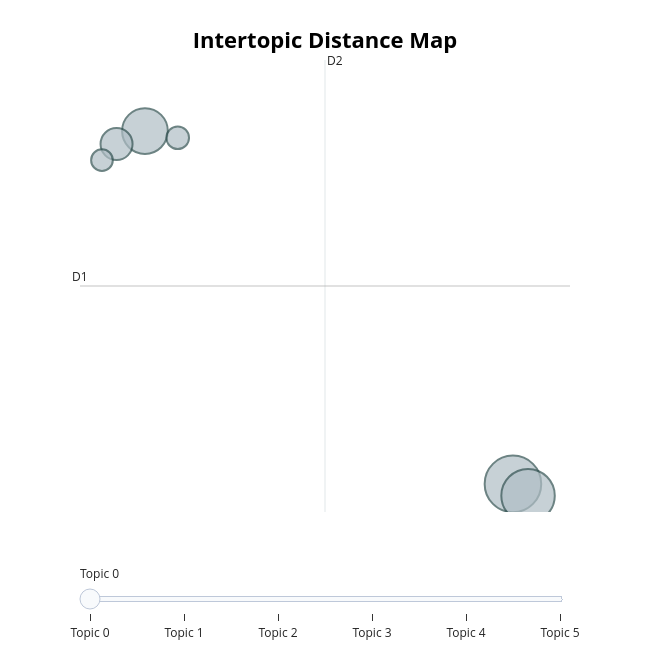

Here is the notebook cell this chart was saved with:
### Code cell
topic_model.visualize_topics()

### Figure 1 — Plotly figure (JSON) as saved in the notebook; plotly's stock layout.template omitted (floating-point values rounded to 4 significant figures)
{"data": [{"customdata": [[0, "me | my | and | the | thy", 75], [1, "my | you | the | me | and", 67], [2, "the | of | and | his | lord", 49], [3, "the | and | of | he | their", 24], [4, "you | the | your | and | of", 12], [5, "the | lord | shall | be | of", 11]], "hovertemplate": "<b>Topic %{customdata[0]}</b><br>%{customdata[1]}<br>Size: %{customdata[2]}", "legendgroup": "", "marker": {"color": "#B0BEC5", "line": {"color": "DarkSlateGrey", "width": 2}, "size": [75, 67, 49, 24, 12, 11], "sizemode": "area", "sizeref": 0.04688, "symbol": "circle"}, "mode": "markers", "name": "", "orientation": "v", "showlegend": false, "type": "scatter", "x": [5.901, 6.238, -2.307, -2.94, -1.576, -3.266], "xaxis": "x", "y": [3.442, 3.105, 13.51, 13.14, 13.32, 12.68], "yaxis": "y"}], "layout": {"annotations": [{"showarrow": false, "text": "D1", "x": -3.755, "y": 9.09, "yshift": 10}, {"showarrow": false, "text": "D2", "x": 1.709, "xshift": 10, "y": 15.54}], "height": 650, "hoverlabel": {"bgcolor": "white", "font": {"family": "Rockwell", "size": 16}}, "legend": {"itemsizing": "constant", "tracegroupgap": 0}, "margin": {"t": 60}, "shapes": [{"line": {"color": "#CFD8DC", "width": 2}, "type": "line", "x0": 1.709, "x1": 1.709, "y0": 2.639, "y1": 15.54}, {"line": {"color": "#9E9E9E", "width": 2}, "type": "line", "x0": -3.755, "x1": 7.173, "y0": 9.09, "y1": 9.09}], "sliders": [{"active": 0, "pad": {"t": 50}, "steps": [{"args": [{"marker.color": [["red", "#B0BEC5", "#B0BEC5", "#B0BEC5", "#B0BEC5", "#B0BEC5"]]}], "label": "Topic 0", "method": "update"}, {"args": [{"marker.color": [["#B0BEC5", "red", "#B0BEC5", "#B0BEC5", "#B0BEC5", "#B0BEC5"]]}], "label": "Topic 1", "method": "update"}, {"args": [{"marker.color": [["#B0BEC5", "#B0BEC5", "red", "#B0BEC5", "#B0BEC5", "#B0BEC5"]]}], "label": "Topic 2", "method": "update"}, {"args": [{"marker.color": [["#B0BEC5", "#B0BEC5", "#B0BEC5", "red", "#B0BEC5", "#B0BEC5"]]}], "label": "Topic 3", "method": "update"}, {"args": [{"marker.color": [["#B0BEC5", "#B0BEC5", "#B0BEC5", "#B0BEC5", "red", "#B0BEC5"]]}], "label": "Topic 4", "method": "update"}, {"args": [{"marker.color": [["#B0BEC5", "#B0BEC5", "#B0BEC5", "#B0BEC5", "#B0BEC5", "red"]]}], "label": "Topic 5", "method": "update"}]}], "title": {"font": {"color": "Black", "size": 22}, "text": "<b>Intertopic Distance Map</b>", "x": 0.5, "xanchor": "center", "y": 0.95, "yanchor": "top"}, "width": 650, "xaxis": {"anchor": "y", "domain": [0, 1], "range": [-3.755, 7.173], "title": {"text": ""}, "visible": false}, "yaxis": {"anchor": "x", "domain": [0, 1], "range": [2.639, 15.54], "title": {"text": ""}, "visible": false}}}
